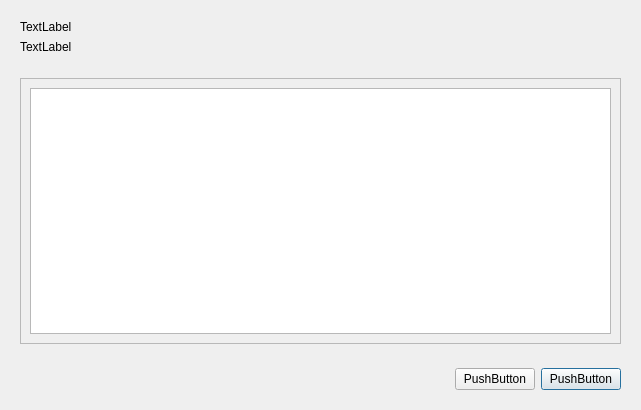
<?xml version="1.0" encoding="UTF-8"?>
<ui version="4.0">
 <class>DialogManageNotes</class>
 <widget class="QDialog" name="DialogManageNotes">
  <property name="geometry">
   <rect>
    <x>0</x>
    <y>0</y>
    <width>641</width>
    <height>410</height>
   </rect>
  </property>
  <property name="windowTitle">
   <string>Dialog</string>
  </property>
  <layout class="QGridLayout" name="gridLayout">
   <item row="0" column="0">
    <widget class="QWidget" name="introductionWidget" native="true">
     <property name="maximumSize">
      <size>
       <width>16777215</width>
       <height>60</height>
      </size>
     </property>
     <layout class="QVBoxLayout" name="verticalLayout">
      <item>
       <widget class="QLabel" name="label">
        <property name="text">
         <string>TextLabel</string>
        </property>
       </widget>
      </item>
      <item>
       <widget class="QLabel" name="label_2">
        <property name="text">
         <string>TextLabel</string>
        </property>
       </widget>
      </item>
     </layout>
    </widget>
   </item>
   <item row="1" column="0">
    <widget class="QWidget" name="contentWidget" native="true">
     <property name="maximumSize">
      <size>
       <width>16777215</width>
       <height>300</height>
      </size>
     </property>
     <layout class="QVBoxLayout" name="verticalLayout_2">
      <item>
       <widget class="QFrame" name="frame">
        <property name="minimumSize">
         <size>
          <width>0</width>
          <height>0</height>
         </size>
        </property>
        <property name="maximumSize">
         <size>
          <width>16777215</width>
          <height>16777215</height>
         </size>
        </property>
        <property name="frameShape">
         <enum>QFrame::StyledPanel</enum>
        </property>
        <property name="frameShadow">
         <enum>QFrame::Raised</enum>
        </property>
        <layout class="QVBoxLayout" name="verticalLayout_3">
         <item>
          <widget class="QTableView" name="tableView">
           <property name="maximumSize">
            <size>
             <width>16777215</width>
             <height>16777215</height>
            </size>
           </property>
          </widget>
         </item>
        </layout>
       </widget>
      </item>
     </layout>
    </widget>
   </item>
   <item row="2" column="0">
    <widget class="QWidget" name="buttonWidget" native="true">
     <property name="maximumSize">
      <size>
       <width>16777215</width>
       <height>50</height>
      </size>
     </property>
     <layout class="QGridLayout" name="gridLayout_2">
      <item row="0" column="2">
       <widget class="QPushButton" name="pushButton_2">
        <property name="text">
         <string>PushButton</string>
        </property>
       </widget>
      </item>
      <item row="0" column="1">
       <widget class="QPushButton" name="pushButton">
        <property name="text">
         <string>PushButton</string>
        </property>
       </widget>
      </item>
      <item row="0" column="0">
       <spacer name="horizontalSpacer">
        <property name="orientation">
         <enum>Qt::Horizontal</enum>
        </property>
        <property name="sizeHint" stdset="0">
         <size>
          <width>40</width>
          <height>20</height>
         </size>
        </property>
       </spacer>
      </item>
     </layout>
    </widget>
   </item>
  </layout>
 </widget>
 <resources/>
 <connections/>
</ui>
